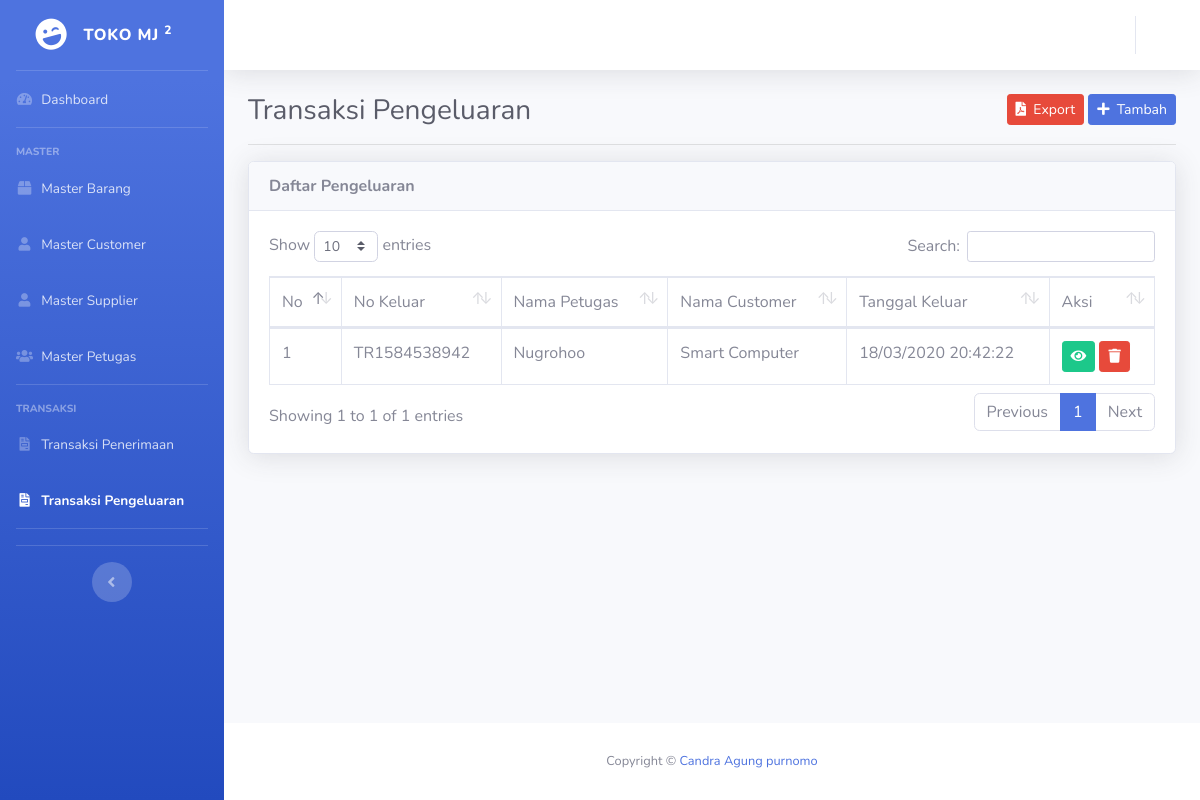
The page /index.php/pengeluaran on the database its author committed.
### tables this page shows
CREATE TABLE `pengeluaran` (
  `id` int(11) NOT NULL,
  `no_keluar` varchar(25) DEFAULT NULL,
  `tgl_keluar` varchar(25) DEFAULT NULL,
  `jam_keluar` varchar(10) DEFAULT NULL,
  `nama_customer` varchar(80) DEFAULT NULL,
  `nama_petugas` varchar(80) DEFAULT NULL
);

### application/controllers/Pengeluaran.php (called while the page is built, shortened)
<?php
class Pengeluaran extends CI_Controller{
	public function __construct(){
		$this->data['aktif'] = 'pengeluaran';
		$this->load->model('M_barang', 'm_barang');
		$this->load->model('M_customer', 'm_customer');
		$this->load->model('M_pengeluaran', 'm_pengeluaran');
		$this->load->model('M_detail_keluar', 'm_detail_keluar');
	}
	public function index(){
		$this->data['title'] = 'Transaksi Pengeluaran';
		$this->data['all_pengeluaran'] = $this->m_pengeluaran->lihat();
		$this->data['no'] = 1;
		$this->load->view('pengeluaran/lihat', $this->data);
	}
}

### index.php (called while the page is built, shortened)
<?php
require_once BASEPATH.'core/CodeIgniter.php';

### application/models/M_pengeluaran.php (called while the page is built, shortened)
<?php
class M_pengeluaran extends CI_Model {
	protected $_table = 'pengeluaran';
	public function lihat(){
		return $this->db->get($this->_table)->result();
	}
}

### application/views/pengeluaran/lihat.php (the view, shortened to what this page needs)
<!DOCTYPE html>
<html lang="en">
<head>
</head>
<body id="page-top">
	<div id="wrapper">
		<div id="content-wrapper" class="d-flex flex-column">
			<div id="content" data-url="<?= base_url('pengeluaran') ?>">
				<div class="container-fluid">
				<div class="clearfix">
					<div class="float-left">
						<h1 class="h3 m-0 text-gray-800"><?= $title ?></h1>
					</div>
					<div class="float-right">
						<a href="<?= base_url('pengeluaran/export') ?>" class="btn btn-danger btn-sm"><i class="fa fa-file-pdf"></i>&nbsp;&nbsp;Export</a>
						<a href="<?= base_url('pengeluaran/tambah') ?>" class="btn btn-primary btn-sm"><i class="fa fa-plus"></i>&nbsp;&nbsp;Tambah</a>
					</div>
				</div>
				<hr>
				<div class="card shadow">
					<div class="card-header"><strong>Daftar Pengeluaran</strong></div>
					<div class="card-body">
						<div class="table-responsive">
							<table class="table table-bordered" id="dataTable" width="100%" cellspacing="0">
								<thead>
									<tr>
										<td>No</td>
										<td>No Keluar</td>
										<td>Nama Petugas</td>
										<td>Nama Customer</td>
										<td>Tanggal Keluar</td>
										<td>Aksi</td>
									</tr>
								</thead>
								<tbody>
									<?php foreach ($all_pengeluaran as $pengeluaran): ?>
										<tr>
											<td><?= $no++ ?></td>
											<td><?= $pengeluaran->no_keluar ?></td>
											<td><?= $pengeluaran->nama_petugas ?></td>
											<td><?= $pengeluaran->nama_customer ?></td>
											<td><?= $pengeluaran->tgl_keluar ?> <?= $pengeluaran->jam_keluar ?></td>
											<td>
												<a href="<?= base_url('pengeluaran/detail/' . $pengeluaran->no_keluar) ?>" class="btn btn-success btn-sm"><i class="fa fa-eye"></i></a>
												<a onclick="return confirm('apakah anda yakin?')" href="<?= base_url('pengeluaran/hapus/' . $pengeluaran->no_keluar) ?>" class="btn btn-danger btn-sm"><i class="fa fa-trash"></i></a>
											</td>
										</tr>
									<?php endforeach ?>
								</tbody>
							</table>
						</div>
					</div>
				</div>
				</div>
			</div>
		</div>
	</div>
</body>
</html>

### rows shown on the page
pengeluaran: no_keluar "TR1584538942", nama_petugas "Nugrohoo", nama_customer "Smart Computer", tgl_keluar "18/03/2020", jam_keluar "20:42:22"

### other values the page prints
$title "Transaksi Pengeluaran"
